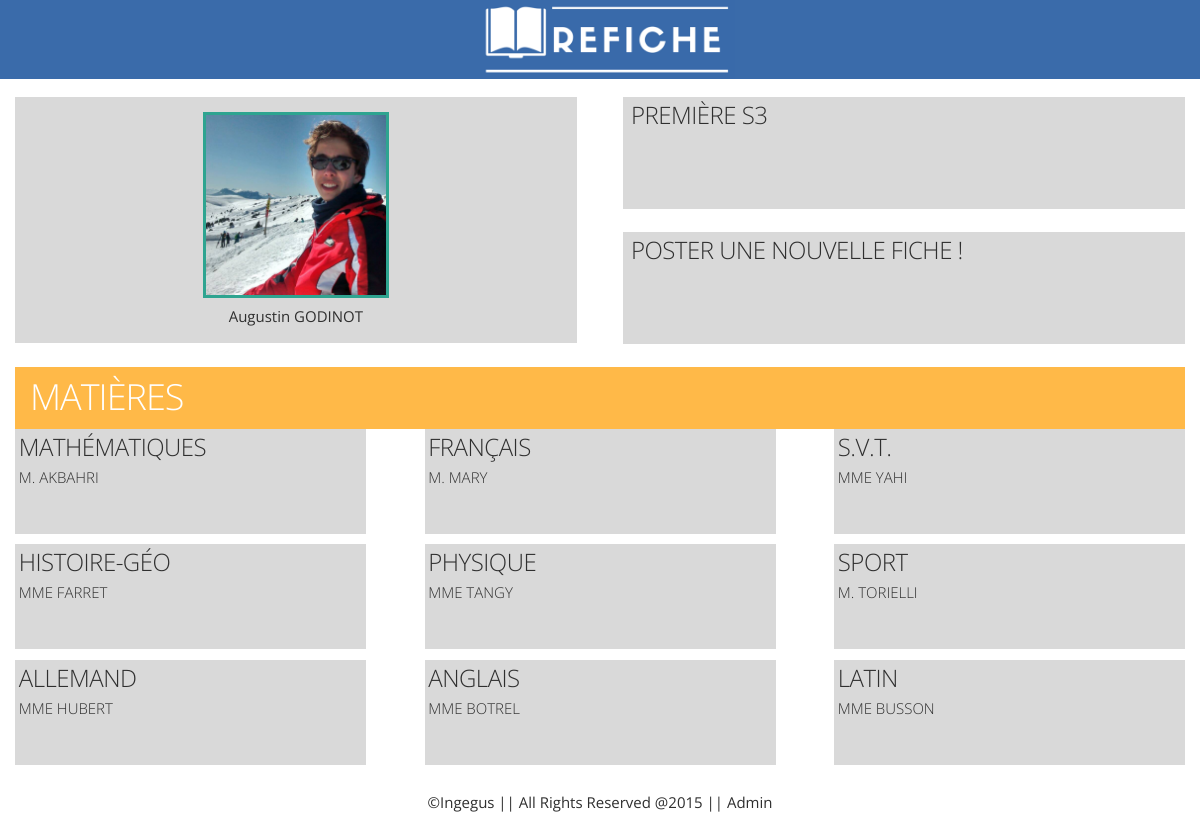
Page /app/home (signed in) on the committed database.
### app/models.py (models this page shows, shortened)
class Profile(models.Model):
	user = models.OneToOneField(User)  # Link with the original user class that we extend
	classroom = models.ForeignKey('Classroom')  # Link to the user's classroom
	school = models.ForeignKey('School')  # Link to the school of the profile (student or teacher)
	class Meta(object):
		abstract = True

class Student(Profile):
	isDelegate = models.BooleanField(default=False)  # If the student is authorized to manage the classroom
	lessons = models.ManyToManyField(Lesson)
	numberOfSheetsUploaded = models.IntegerField(default=0)

class Classroom(models.Model):
	level = models.ForeignKey('Level')  # Level or degree of the class (ex: 1ere)
	school = models.ForeignKey('School')  # School witch the classroom belongs to
	name = models.CharField(max_length=100)  # Name of the classroom (ex: Première S-3)
	shortName = models.CharField(max_length=8)  # Name of the classroom shortened (ex: 1-S3)
	lessons = models.ManyToManyField(Lesson)

class Lesson(models.Model):
	name = models.CharField(max_length=30)  # The official name of the class
	teacher = models.ForeignKey('Teacher')  # The link to the teacher (one teacher for one class)
	def __str__(self):
		return "{0} ({1})".format(self.name, self.teacher)

class Teacher(models.Model):
	GENDER_CHOICES = (('M.', 'Monsieur'),
					  ('Mme', 'Madame'),
					  ('Mlle', 'Mademoiselle'))
	lastName = models.CharField(max_length=60)  # Last name of the teacher
	firstName = models.CharField(max_length=30, null=True)  # First name of the teacher
	gender = models.CharField(max_length=4, choices=GENDER_CHOICES)
	def __str__(self):
		return "{0} {1}".format(self.gender, self.lastName)

### app/views.py (the view)
@login_required
def home(request):
	student = getStudent(request)
	lessons = student.lessons.all()
	classroom = student.classroom
	return render(request, 'home.html', locals())

### app/functions.py (called while the page is built)
def getStudent(request):
	from app.models import Student
	user = request.user
	try:
		student = Student.objects.get(user=user)
	except Student.DoesNotExist:
		logger = logging.getLogger('users')
		logger.error(user.username+'\'s account is not linked to a profile account! id = '+str(user.id))
		raise Http404("Your user account is not linked to a profile account !")
	return student

### app/templatetags/app_extras.py (called while the page is built)
@register.inclusion_tag('app/newSheet.html')
def getNewSheetForm(request):
	student = getStudent(request)
	form = UploadSheetForm(student=student)
	return {'form': form }

### app/templates/home.html (shortened to what this page needs)
{% extends "base.html" %}
{% load static app_extras %}
{% block content %}
<nav class="container">
    <div class="row">
        <div id="user_infos" class="six columns left-cell full-container-size">
            <a href="profile of the user" class="full-container-size"><img id="user-icon" src="{% static 'img/user_test_img.png' %}" /><br />
            <span>{{ user.first_name }} {{ user.last_name|upper }}</span></a>
        </div>
        <div id="left_cell" class="six columns">
            <div class="container">
                <div id="classroom_profile" class="row right-cell"><a href="profile of the classroom" class="full-container-size"><h5>{{ student.classroom.name }}</h5></a></div>
                <div class="row right-cell" id="new_sheet_div" >
                    <a id="post_new_sheet_link" href="#" class="full-container-size post_new_sheet_link"><h5>Poster une nouvelle fiche !</h5></a>
                </div>
            </div>
        </div>
    </div>
</nav>
{% block in_content %}
<div id="lessons">
    <header>
        <h3>Matières</h3>
    </header>
    <div class="flex-container">
        {% for lesson in student.lessons.all %}
        <div class="lesson">
            <a class="full-container-size" href="lesson/{{ lesson.name }}">
                <h5>{{ lesson.name }}</h5>
                <p>
                    {{ lesson.teacher.gender }}
                    {{ lesson.teacher.lastName }}
                </p>
            </a>
        </div>
        {% endfor %}
    </div>
</div>
{% endblock %}
{% endblock %}

### static/css/skeleton.css (style rules this page uses)
html { font-family: sans-serif; -ms-text-size-adjust: 100%; -webkit-text-size-adjust: 100%; }
body { margin: 0; }
article, aside, details, figcaption, figure, footer, header, hgroup, main, menu, nav, section, summary { display: block; }
a { background-color: transparent; }
img { border: 0; }
.container { position: relative; width: 100%; padding: 0 20px; margin: 0 auto; box-sizing: border-box; }
.column, .columns { width: 100%; float: left; box-sizing: border-box; }
@media (min-width: 400px) { .container { width: 100%; padding: 0; } }
@media (min-width: 550px) { .container { width: 100%; } }
@media (min-width: 550px) { .column, .columns { margin-left: 4%; } }
@media (min-width: 550px) { .column:first-child, .columns:first-child { margin-left: 0; } }
@media (min-width: 550px) { .six.columns { width: 48%; } }
html { font-size: 62.5%; }
body { font-size: 1.5em; line-height: 1.6; font-weight: 400; font-family: "Open Sans", Helvetica, Verdana, sans-serif; color: #2f2f2f; }
h1, h2, h3, h4, h5, h6 { margin: 0; font-weight: 300; }
h3 { font-size: 3.0rem; line-height: 1.3; letter-spacing: -.1rem; }
h5 { font-size: 1.8rem; line-height: 1.5; letter-spacing: -.05rem; }
@media (min-width: 550px) { h3 { font-size: 3.6rem; } }
@media (min-width: 550px) { h5 { font-size: 2.4rem; } }
p { margin-top: 0; }
a { color: #1EAEDB; }
pre, blockquote, dl, figure, table, p, ul, ol, form { margin-bottom: 2.5rem; }
.container:after, .row:after, .u-cf { content: ""; display: table; clear: both; }

### static/css/main.css (style rules this page uses)
body, html { min-height: 100%; background-color: #ffffff; }
header { margin: 0px; padding-left: 1em; background-color: #3a6baa; }
#content header { padding-top: 0.5em; padding-bottom: 0.5em; color: white; }
a { text-decoration: none; color: inherit; }
.full-container-size { display: block; box-sizing: border-box; width: 100%; height: 100%; }

### static/css/app.css (style rules this page uses)
#content nav .container { min-height: 15em; }
#content nav .right-cell, #content nav .left-cell { background-color: #D9D9D9; }
#content nav .left-cell { padding-top: 1em; padding-bottom: 1em; margin-bottom: 1.5em; text-align: center; }
#content nav #user-icon { display: inline; width: 12em; border: 3px solid #2EA490; }
#content nav .right-cell { height: 7.5em; margin-bottom: 1.5em; padding-left: 0.5em; }
#content nav .right-cell a { text-transform: uppercase; }
#lessons header { background-color: #FFB948; text-transform: uppercase; }
#lessons a { margin-left: 0.25em; text-transform: uppercase; font-weight: 300; }
#lessons .flex-container { display: flex; flex-direction: row; flex-wrap: wrap; justify-content: space-between; }
#lessons .flex-container .lesson { width: 15em; height: 7em; margin-bottom: 0.7em; background-color: #D9D9D9; text-transform: uppercase; }
@media (min-width: 750px) { #lessons .flex-container .lesson { width: 30%; } }

### rows in the picture
Student: classroom.name "PREMIÈRE S3"
Lesson: name "MATHÉMATIQUES", teacher.gender "M.", teacher.lastName "AKBAHRI"
Lesson: name "FRANÇAIS", teacher.gender "M.", teacher.lastName "MARY"
Lesson: name "S.V.T.", teacher.gender "MME", teacher.lastName "YAHI"
Lesson: name "HISTOIRE-GÉO", teacher.gender "MME", teacher.lastName "FARRET"
Lesson: name "PHYSIQUE", teacher.gender "MME", teacher.lastName "TANGY"
Lesson: name "SPORT", teacher.gender "M.", teacher.lastName "TORIELLI"
Lesson: name "ALLEMAND", teacher.gender "MME", teacher.lastName "HUBERT"
Lesson: name "ANGLAIS", teacher.gender "MME", teacher.lastName "BOTREL"
Lesson: name "LATIN", teacher.gender "MME", teacher.lastName "BUSSON"

### other values in the picture
{{ user.first_name }} "Augustin"
{{ user.last_name|upper }} "GODINOT"
